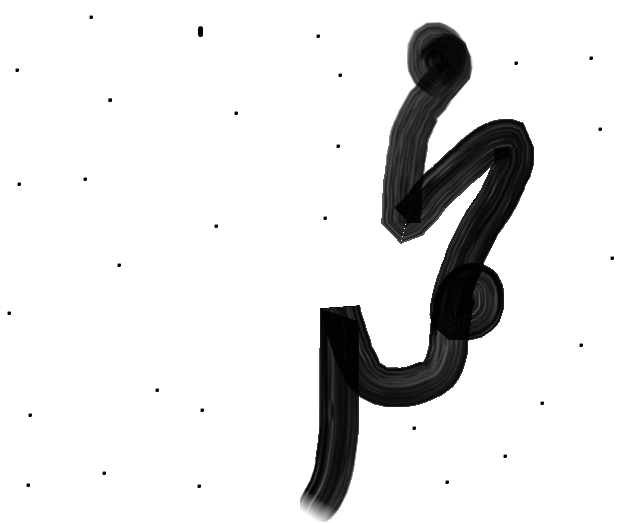
#> input picture __data/image/morphology.jpg, 639 x 523 px
$ jupyter execute 'opening & closing & gradient.ipynb'
#> lines starting #> are read from the running program, lines starting #| are printed output that depends on the picture
<div style="direction:rtl;text-align:center"></div>
<h1><div style="direction:rtl;text-align:center">Open CV</div></h1>

[cell 1]
import cv2
import numpy as np

[cell 2]
img = cv2.imread("../__data/image/morphology.jpg")
#> img is the input picture: shape (523, 639, 3); min 0, max 255, mean 228.8
img = cv2.resize(img , (300,300))
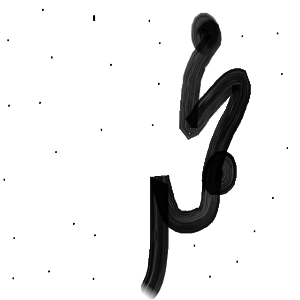
#> img: shape (300, 300, 3); min 0, max 255, mean 228.8

# set kernel
kernel = np.ones((5, 5), np.uint8) # uint8 --> max val 256

# method
opening = cv2.morphologyEx(src=img, op=cv2.MORPH_OPEN, kernel=kernel)  # erosion->dilation
closing = cv2.morphologyEx(src=img, op=cv2.MORPH_CLOSE, kernel=kernel) # dilation->erosion
gradient = cv2.morphologyEx(src=img, op=cv2.MORPH_GRADIENT, kernel=kernel) # remove dilation-erosion
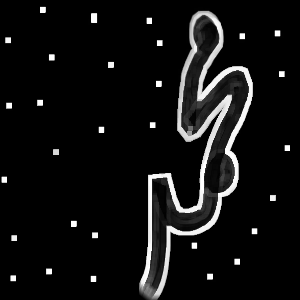
#> gradient: shape (300, 300, 3); min 0, max 255, mean 17.4


# stack
out = np.hstack((img ,opening, closing, gradient))
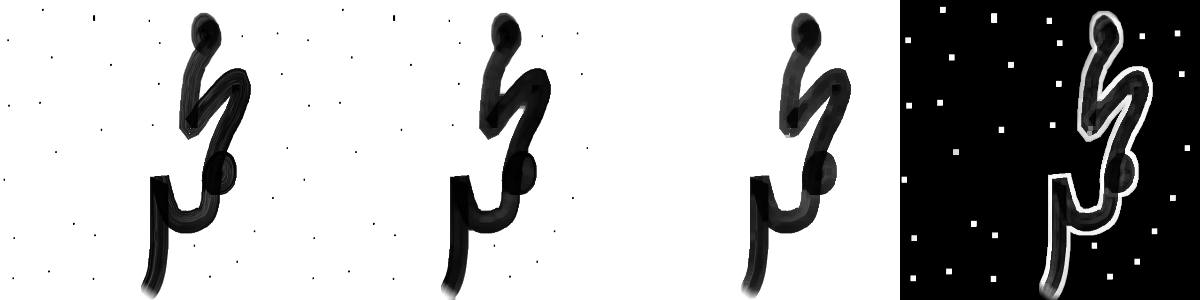
#> out: shape (300, 1200, 3); min 0, max 255, mean 176.1

cv2.imshow('out', out)

cv2.waitKey(0)
cv2.destroyAllWindows()
